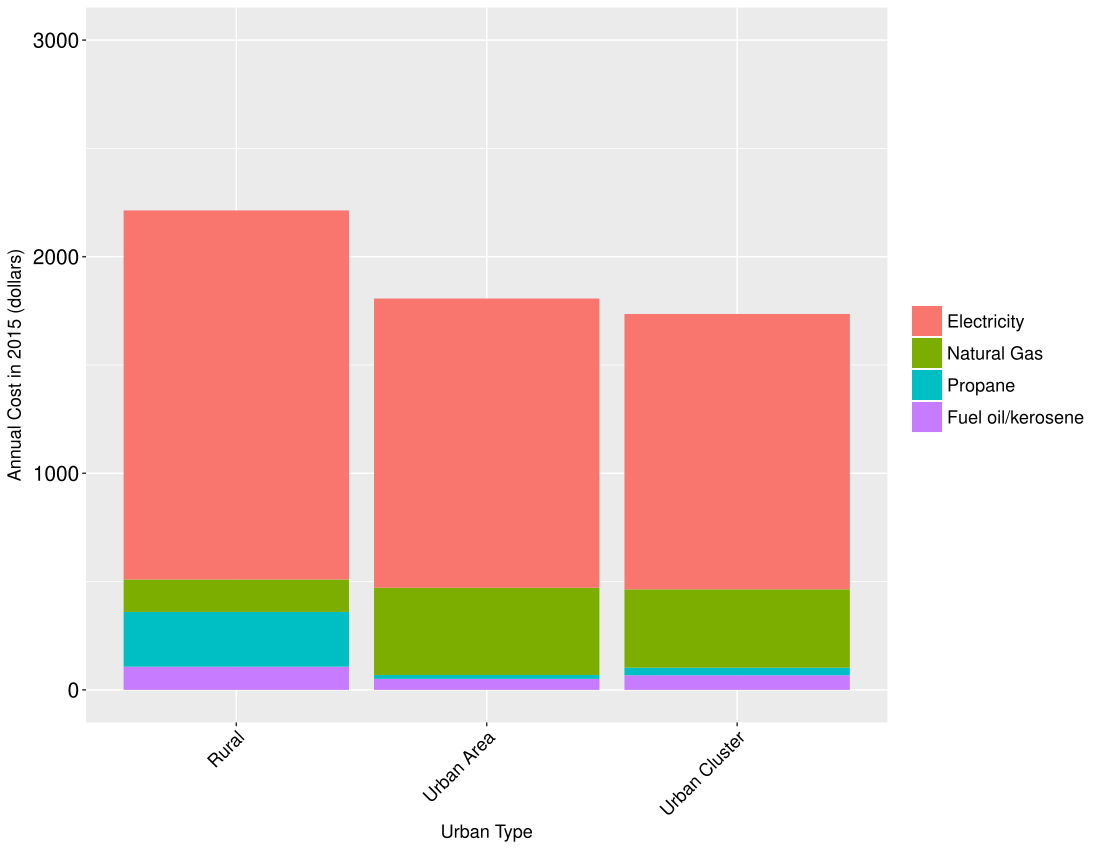

The R source for this figure:
setwd("~/Documents/JH/TDI/TDI")
microdata = read.csv("recs2015_public_v3.csv", header = T)
microdata.cost = microdata[, c(1:6,631,674,694,708,713)]
cost.uatyp = aggregate(x = microdata.cost[,c(7:11)], by = list(microdata.cost$UATYP10), FUN = "mean")
cost.uatyp$uatyp = c("Urban Cluster", "Rural","Urban Area")

colnames(cost.uatyp) = c("uaid", "Electricity", "Natural Gas", "Propane", "Fuel oil/kerosene", "Total", "uatyp")

library(reshape)
library(ggplot2)
dat.m <- melt(cost.uatyp[,-c(1,6)],id.vars = "uatyp") 
c <- ggplot(dat.m, aes(x = factor(uatyp), y = value, fill = variable))
c + geom_bar(stat = "identity") + ylab("Annual Cost in 2015 (dollars)") + xlab("Urban Type") + theme(axis.text.y=element_text(size=15,colour = "black"),axis.text.x=element_text(size=13,colour = "black",angle=45, hjust=1),axis.title=element_text(size=13)) + ylim(c(0,3000)) + theme(legend.title = element_blank()) + theme(legend.text=element_text(size=13))
